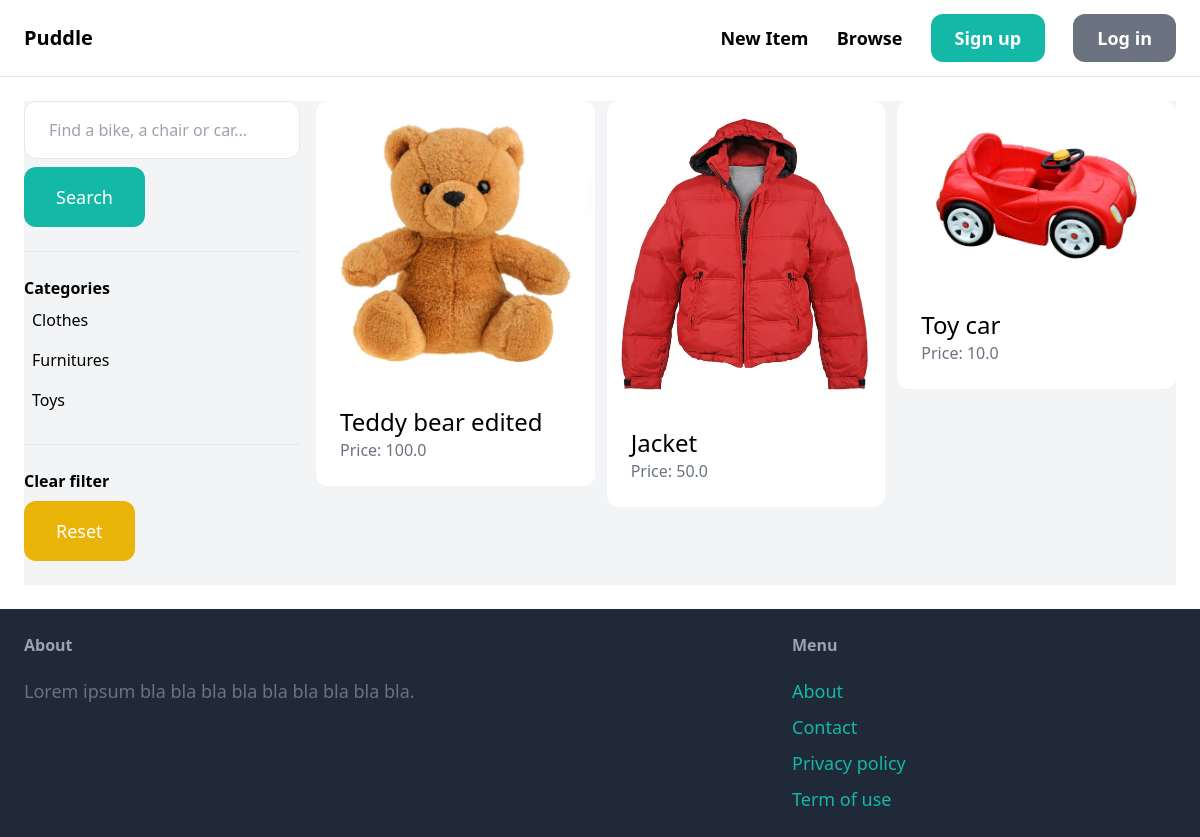
The app's page /items/ with its own data.
### item/models.py (models this page shows, shortened)
class Category(models.Model):
	name = models.CharField(max_length=255)
	class Meta:
		ordering = ('name',)
		verbose_name_plural = 'Categories'

class Item(models.Model):
	category = models.ForeignKey(Category, related_name='items', on_delete=models.CASCADE)
	name = models.CharField(max_length=255)
	description = models.TextField(blank=True, null=True)
	price = models.FloatField()
	image = models.ImageField(upload_to='item_images', blank=True, null=True)
	is_sold = models.BooleanField(default=False)
	created_by = models.ForeignKey(User, related_name='items', on_delete=models.CASCADE)
	created_at = models.DateTimeField(auto_now_add=True)

### item/views.py (the view)
# urls.py: path('', views.items, name='items'),
def items(request):
	query = request.GET.get('query', '')
	category_id = request.GET.get('category',0)
	categories = Category.objects.all()
	items = Item.objects.filter(is_sold=False)
	if category_id:
		items = items.filter(category_id=category_id)
	if query:
		items = Item.objects.filter(Q(name__icontains=query) | Q(description__icontains=query))
	return render(request, 'item/items.html', {'items': items, 'query': query, 'categories': categories, 'category_id': int(category_id)})

### item/templates/item/items.html (shortened to what this page needs)
{% extends 'core/base.html' %}
{% block content %}
	<div class="pb-6 grid grid-cols-4 gap-4 bg-gray-100">
		<div class="col-span-1">
			<form action="{% url 'item:items' %}" method="get">
				<input type="text" name="query" class="w-full py-4 px-6 border rounded-xl" value="{{ query }}" placeholder="Find a bike, a chair or car...">
				<button class="mt-2 py-4 px-8 text-lg bg-teal-500 text-white rounded-xl">Search</button>
			</form>
			<hr class="my-6">
			<p class="font-semibold">Categories</p>
			<ul>
				{% for category in categories %}
					<li class="py-2 px-2 rounded-xl{% if category.id == category_id %} bg-gray-200{% endif %}">
						<a href="{% url 'item:items' %}?query={{ query }}&category={{ category.id }}">{{ category.name }}</a>
					</li>
				{% endfor %}
			</ul>
			<hr class="my-6">
			<p class="font-semibold">Clear filter</p>
			<ul>
				<li>
					<a href="{% url 'item:items' %}" class="mt-2 py-4 px-8 inline-block bg-yellow-500 text-lg text-white rounded-xl">Reset</a>
				</li>
			</ul>
		</div>
		<div class="col-span-3">
			<div class="grid grid-cols-3 gap-3">
			{% for item in items %}
				<div>
					<a href="{% url 'item:details' item.id %}">
						<div>
							<img src="{{ item.image.url }}" class="rounded-t-xl">
						</div>
						<div class="p-6 bg-white rounded-b-xl">
							<h2 class="text-2xl">{{ item.name }}</h2>
							<p class="text-gray-500">Price: {{ item.price }}</p>
						</div>
					</a>
				</div>
			{% endfor %}
		</div>
		</div>
	</div>
{% endblock %}

### records on screen
Category: name "Clothes"
Category: name "Furnitures"
Category: name "Toys"
Item: image (picture), name "Teddy bear edited", price "100.0"
Item: image (picture), name "Jacket", price "50.0"
Item: image (picture), name "Toy car", price "10.0"
